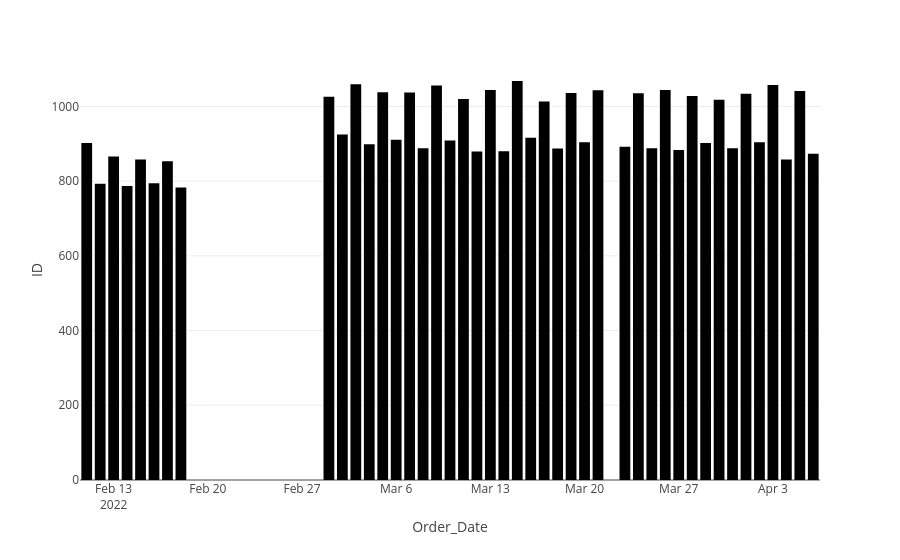

Write notebook code for a chart like this one.
### Code cell
cols = ['ID','Order_Date']
df1_graf1 = df1.loc[:,cols].groupby(['Order_Date']).count().reset_index()
px.bar(df1_graf1 , x='Order_Date', y='ID')
